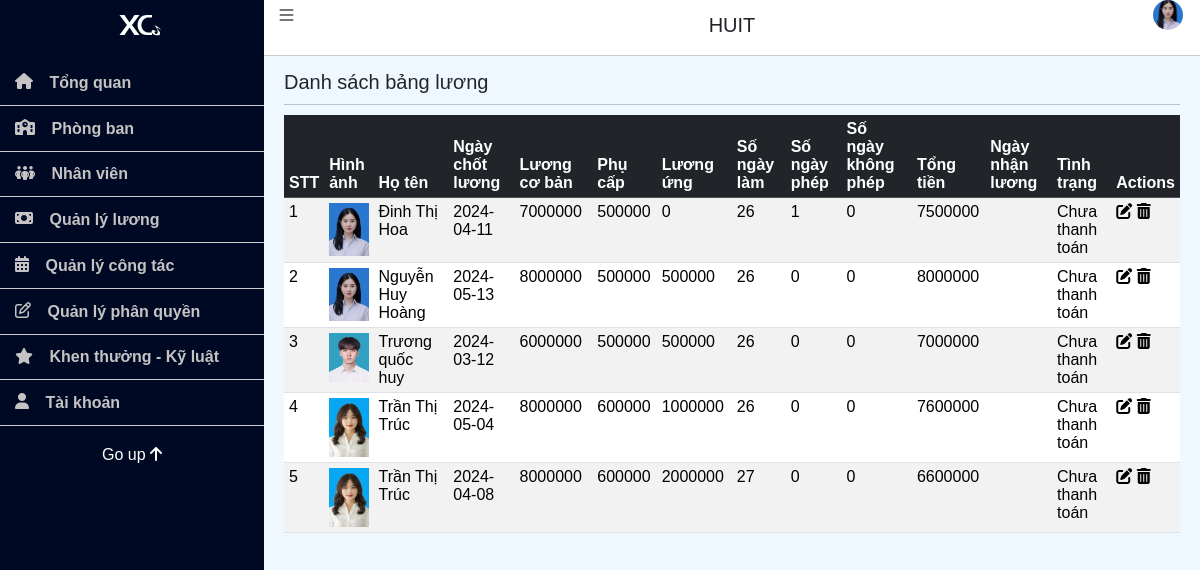
The page /admin/index.php?page=listSalary (signed in) on the database its author committed.
### tables this page shows
CREATE TABLE `salary` (
  `SalaryID` int NOT NULL,
  `Basic` float DEFAULT NULL,
  `Allowance` float DEFAULT NULL,
  `Advance` float DEFAULT NULL,
  `Total` float DEFAULT NULL,
  `SDate` date DEFAULT NULL,
  `UserID` int DEFAULT NULL,
  `Payday` date DEFAULT NULL,
  `Status` varchar(155) DEFAULT 'Chưa thanh toán',
  `SheetID` int NOT NULL
);

CREATE TABLE `users` (
  `UserID` int NOT NULL,
  `FullName` text NOT NULL,
  `Birthday` date DEFAULT NULL,
  `Gender` text NOT NULL,
  `Email` varchar(155) NOT NULL,
  `Address` text NOT NULL,
  `Phone` varchar(11) NOT NULL,
  `Username` varchar(20) NOT NULL,
  `Password` varchar(255) NOT NULL,
  `Role` varchar(155) NOT NULL DEFAULT 'User',
  `Status` varchar(155) NOT NULL DEFAULT 'Đang làm việc',
  `PositionID` int NOT NULL,
  `DeptID` int NOT NULL
);

CREATE TABLE `timesheet` (
  `SheetID` int NOT NULL,
  `SDate` date DEFAULT NULL,
  `WorkedDay` int DEFAULT NULL,
  `AuthorizedAbsences` int DEFAULT NULL,
  `UnauthorizedAbsences` int DEFAULT NULL,
  `UserID` int DEFAULT NULL
);

### Library/Db.class.php (called while the page is built, shortened)
<?php
class Db
{
	public  $conn=null;
	function __construct()
    {
        try {
            $this->conn = new PDO('mysql:host='.HOST_DB.';dbname='.DB, USER_DB, PASS_DB);
            $this->conn->query('set names utf8');
        } catch(PDOException $e) {
            echo 'ERROR';
            exit;
        }
    }
	function selectQuery($sql, $arr=array())
	{
		$stm = $this->conn->prepare($sql);
		$stm->execute($arr);
		return $stm->fetchAll(PDO::FETCH_ASSOC);
	}
}

### Controller/SalaryController.php (called while the page is built, shortened)
<?php
include_once '../Library/Db.class.php';
include_once '../Model/Salary.php';
class SalaryController {
    private $salaryModel;
    public function __construct() {
        $this->salaryModel = new Salary();
    }
    public function getAllSalariesAndTimesheet() {
        return $this->salaryModel->getAllSalaryAndTimesheet();
    }
}
?>

### Model/Salary.php (called while the page is built, shortened)
<?php
class Salary extends Db {
    public function getAllSalaryAndTimesheet() {
        $sql = "SELECT s.*, t.WorkedDay, t.AuthorizedAbsences,t.UnauthorizedAbsences, u.FullName, i.Url
                FROM Salary s
                INNER JOIN timesheet t ON s.SheetID = t.SheetID
                INNER JOIN users u ON s.UserID = u.UserID
                INNER JOIN Img i ON s.UserID = i.UserID
                GROUP BY u.UserID,s.SalaryID, u.FullName, i.Url";
        return $this->selectQuery($sql);
    }
}
?>

### admin/pages/listSalary.php (the view, shortened to what this page needs)
<?php
include_once '../Controller/SalaryController.php';
$salaryController = new SalaryController();
$salaries = $salaryController->getAllSalariesAndTimesheet();
?>
<div id="main-content-wp" class="list-product-page">
    <div class="wrap clearfix">
        <div id="content" class="fl-right">
            <div class="section" id="title-page">
                <div class="clearfix">
                    <h2 id="index" class="fl-left">Danh sách bảng lương</h2>
                    <hr>
                </div>
            </div>
            <div class="section" id="detail-page">
                <div class="section-detail">
                    <div class="table-responsive">
                        <table class="table table-striped" id="myTable">
                            <thead class="table-dark">
                                <tr>
                                    <th>STT</th>
                                    <th>Hình ảnh</th>
                                    <th>Họ tên</th>
                                    <th>Ngày chốt lương</th>
                                    <th>Lương cơ bản</th>
                                    <th>Phụ cấp</th>
                                    <th>Lương ứng</th>
                                    <th>Số ngày làm</th>
                                    <th>Số ngày phép</th>
                                    <th>Số ngày không phép</th>
                                    <th>Tổng tiền</th>
                                    <th>Ngày nhận lương</th>
                                    <th>Tình trạng</th>
                                    <th>Actions</th>
                                </tr>
                            </thead>
                            <tbody>
                                <?php foreach ($salaries as $key => $salary) : ?>
                                    <tr>
                                        <td><?php echo $key + 1; ?></td>
                                        <td><img class="employee-image" src="../img/<?php echo $salary['Url']; ?>" alt="<?php echo $salary['FullName']; ?>" style="width: 50px; height: auto;"></td>
                                        <td><?php echo $salary['FullName']; ?></td>
                                        <td><?php echo $salary['SDate']; ?></td>
                                        <td><?php echo $salary['Basic']; ?></td>
                                        <td><?php echo $salary['Allowance']; ?></td>
                                        <td><?php echo $salary['Advance']; ?></td>
                                        <td><?php echo $salary['WorkedDay']; ?></td>
                                        <td><?php echo $salary['AuthorizedAbsences']; ?></td>
                                        <td><?php echo $salary['UnauthorizedAbsences']; ?></td>
                                        <td><?php echo $salary['Total']; ?></td>
                                        <td><?php echo $salary['Payday']; ?></td>
                                        <td><?php echo $salary['Status']; ?></td>
                                        <td>
                                            <a href="?page=editSalary&salaryId=<?php echo $salary['SalaryID']; ?>" title="Edit"><i class="fas fa-edit"></i></a>
                                            <a href="?page=deleteSalary&salaryId=<?php echo $salary['SalaryID']; ?>" title="Delete"><i class="fas fa-trash-alt"></i></a>
                                        </td>
                                    </tr>
                                <?php endforeach; ?>
                            </tbody>
                        </table>
                    </div>
                </div>
            </div>
        </div>
    </div>
</div>

### admin/css/admin_site.css (style rules this page uses)
* { margin: 0; padding: 0; box-sizing: border-box; }
html { font-size: 62.5%; }
a { text-decoration: none; color: inherit; }
img, video, iframe, embed { max-width: 100%; height: auto; }

### rows shown on the page
salary: UserID.FullName "Đinh Thị Hoa", SDate "2024-04-11", Basic "7000000", Allowance "500000", Advance "0", SheetID.WorkedDay "26", SheetID.AuthorizedAbsences "1", SheetID.UnauthorizedAbsences "0", Total "7500000", Status "Chưa thanh toán"
salary: UserID.FullName "Nguyễn Huy Hoàng", SDate "2024-05-13", Basic "8000000", Allowance "500000", Advance "500000", SheetID.WorkedDay "26", SheetID.AuthorizedAbsences "0", SheetID.UnauthorizedAbsences "0", Total "8000000", Status "Chưa thanh toán"
salary: shows a picture, UserID.FullName "Trương quốc huy", SDate "2024-03-12", Basic "6000000", Allowance "500000", Advance "500000", SheetID.WorkedDay "26", SheetID.AuthorizedAbsences "0", SheetID.UnauthorizedAbsences "0", Total "7000000", Status "Chưa thanh toán"
salary: UserID.FullName "Trần Thị Trúc", SDate "2024-05-04", Basic "8000000", Allowance "600000", Advance "1000000", SheetID.WorkedDay "26", SheetID.AuthorizedAbsences "0", SheetID.UnauthorizedAbsences "0", Total "7600000", Status "Chưa thanh toán"
salary: UserID.FullName "Trần Thị Trúc", SDate "2024-04-08", Basic "8000000", Allowance "600000", Advance "2000000", SheetID.WorkedDay "27", SheetID.AuthorizedAbsences "0", SheetID.UnauthorizedAbsences "0", Total "6600000", Status "Chưa thanh toán"
